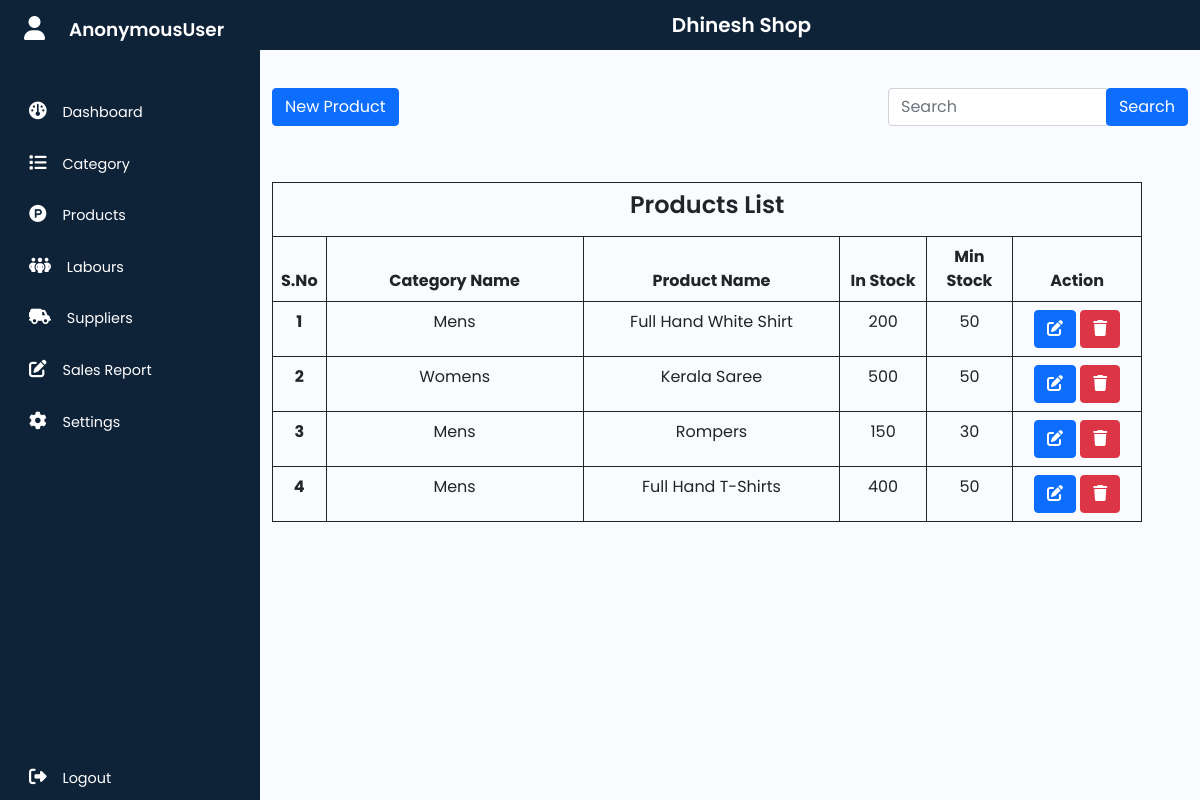
Page /manageproduct/ on the committed database.
### Inventory_app/models.py (models this page shows)
class Settings(models.Model):
    store_name=models.CharField(max_length=100,null=False, blank=False)

class Product(models.Model):
    cat_name=models.ForeignKey(Category, on_delete=models.CASCADE)
    product_name=models.CharField(max_length=50, null=False, blank=False)
    in_stock=models.IntegerField(null=True, blank=True)
    min_stock=models.IntegerField(null=True, blank=True)

class Category(models.Model):
    cat_name=models.CharField(max_length=50, null=False, blank=False)
    def __str__(self):
        return self.cat_name

### Inventory_app/views.py (the view)
# urls.py: path('manageproduct/',views.ProductManage, name='manageproduct'),
def ProductManage(request):
    product_data=Product.objects.all()
    return render(request, "Manage_Products.html", {"data":product_data})

### Inventory_app/context_processors.py (called while the page is built)
def my_model_data(request):
    data = Settings.objects.all()
    return {'my_model_data': data}

### templates/Manage_Products.html (shortened to what this page needs)
{% extends 'main.html' %}
{% load static %}
{% block content %}
            <section>
                <div class="container">
                    <div class="row ">
                        <div class="col-lg-6 ">
                            <div class="input-group mb-2 mt-4">
                                <a href="{% url 'newproduct'  %}" class="btn btn-primary">New Product</a>
                            </div>
                        </div>
                        <div class="col-lg-6">
                          <div class="input-group mb-2 mt-4 float-end" style="width: 300px;">
                              <input type="text" class="form-control w-4" placeholder="Search" id="searchInput">
                              <div class="input-group-append" >
                                <button class="btn btn-primary text-white " type="button" onclick="searchTable()">Search</button>
                              </div>
                          </div>
                      </div>
                    </div>
                    <div class="row">
                        <div class="col-lg-12">
                            <table class="table table-bordered border-dark table table-hover  mt-5" style="width: 95%; border:1px solid black ;" id="dataTable">
                                <thead >
                                  <tr>
                                    <th colspan="6" class="text-center"><h1>Products List</h1></th>
                                  </tr>
                                  <tr class="text-center">
                                    <th scope="col" style="width: 5%;">S.No</th>
                                    <th scope="col" style="width: 30%;">Category Name</th>
                                    <th scope="col" style="width: 30%;">Product Name</th>
                                    <th scope="col" style="width: 10%;">In Stock</th>
                                    <th scope="col" style="width: 10%;">Min Stock</th>
                                    <th scope="col" style="width: 20%;">Action</th>
                                  </tr>
                                </thead>
                                <tbody>
                                  {% for datas in data %}
                                  <tr class="text-center">
                                    <th scope="row">{{forloop.counter}}</th>
                                    <td>{{datas.cat_name}}</td>
                                    <td>{{datas.product_name}}</td>
                                    <td>{{datas.in_stock}}</td>
                                    <td>{{datas.min_stock}}</td>
                                    <td><a href="/editproduct/{{datas.id}}" type="button" class="btn btn-primary"><i class="fa-solid fa-pen-to-square"></i></a> <a href="/delete_product/{{datas.id}}"><button type="button" class="btn btn-danger"><i class="fa-solid fa-trash"></i></button></a></td>
                                  </tr>
                                  {% endfor %}
                                </tbody>
                              </table>
                        </div>
                    </div>
                </div>
             </section>
{% endblock content %}

### templates/main.html (shortened to what this page needs)
{% load static %}
<!DOCTYPE html>
<html lang="en">
<head>
    <link href="https://cdn.jsdelivr.net/npm/bootstrap@5.0.2/dist/css/bootstrap.min.css" rel="stylesheet">
    <link href="https://cdnjs.cloudflare.com/ajax/libs/font-awesome/6.6.0/css/all.min.css" rel="stylesheet">
    <link rel="stylesheet" href="{% static 'assets\css\style.css' %}">
</head>
<body>
    <div class="wrapper">
        <aside id="sidebar" >
            <div class="d-flex">
                <button class="toggle-btn" type="button">
                    <i class="fa-solid fa-user"></i>
                </button>
                <div class="sidebar-logo">
                    <a href="#">{{request.user}}</a>
                </div>
            </div>
            <ul class="sidebar-nav ">
                <li class="sidebar-item">
                    <a href="{% url 'dashboard'  %}" class="sidebar-link">
                        <i class="fa-solid fa-gauge"></i>
                        <span>Dashboard</span>
                    </a>
                </li>
                <li class="sidebar-item">
                    <a href="{% url 'category'  %}" class="sidebar-link">
                        <i class="fa-solid fa-list"></i>
                        <span>Category</span>
                    </a>
                </li>
                <li class="sidebar-item">
                    <a href="{% url 'manageproduct'  %}" class="sidebar-link">
                        <i class="fa-brands fa-product-hunt"></i>
                        <span>Products</span>
                    </a>
                </li>
                <li class="sidebar-item">
                    <a href="{% url 'managelabour'  %}" class="sidebar-link">
                        <i class="fa-solid fa-people-group"></i>
                        <span>Labours</span>
                    </a>
                </li>
                <li class="sidebar-item">
                    <a href="{% url 'managesupplier'  %}" class="sidebar-link">
                        <i class="fa-solid fa-truck-field"></i>
                        <span>Suppliers</span>
                    </a>
                </li>
                <li class="sidebar-item">
                    <a href="{% url 'salesreport'  %}" class="sidebar-link">
                        <i class="fa-solid fa-pen-to-square"></i>
                        <span>Sales Report</span>
                    </a>
                </li>
                <li class="sidebar-item">
                    <a href="{% url 'settings'  %}" class="sidebar-link">
                        <i class="fa-solid fa-gear"></i>
                        <span>Settings</span>
                    </a>
                </li>
            </ul>
            <div class="sidebar-footer">
                <a href="{% url 'logout' %}" class="sidebar-link">
                    <i class="fa-solid fa-right-from-bracket"></i>
                    <span>Logout</span>
                </a>
            </div>
        </aside>
        <div class="main">
            <nav class="navbar navbar-fixed">
                <div class="container-fluid ">
                    {% for item in my_model_data %}
                        <h1 class="navbar-brand  text-white">{{item.store_name}}</h1>
                    {% endfor %}
                </div>
            </nav>
            {% block content %}
            {% endblock content %}
        </div>
    </div>
</body>
</html>

### static/assets/css/style.css (style rules this page uses)
a { text-decoration:none; }
li { list-style: none; }
h1 { font-weight: 600; font-size: 1.5rem; }
body { font-family: 'Poppins', sans-serif; }
.wrapper { display: flex; }
.main { min-height: 100vh; width: 100%; overflow: hidden; transition: all 0.35s ease-in-out; background-color: #fafbfe; }
#sidebar { width: 260px; min-width: 260px; height: 100vh; z-index: 1000; transition: all .25s ease-in-out; background-color: #0e2238; display: flex; flex-direction: column; position: sticky; top: 0; }
.toggle-btn { background-color: transparent; cursor: pointer; border: 0; padding: 1rem 1.5rem; }
.toggle-btn i { font-size: 1.5rem; color: #FFF; }
.sidebar-logo { margin: auto 0; }
.sidebar-logo a { color: #FFF; font-size: 1.15rem; font-weight: 600; }
.sidebar-nav { padding: 2rem 0; flex: 1 1 auto; }
a.sidebar-link { padding: .625rem 1.625rem; color: #FFF; display: block; font-size: 0.9rem; white-space: nowrap; border-left: 3px solid transparent; }
.sidebar-link i { font-size: 1.1rem; margin-right: .75rem; }
.sidebar-item { position: relative; padding-bottom: 10px; }
.main nav { background-color: #0e2238; }
nav div h1 { margin: 0 34%; }
.navbar-fixed { position: fixed; top: 0; width: 100%; z-index: 1000; background-color: #333; }
section { padding-top: 8vh; padding-bottom: 22vh; }
section { padding-top: 8vh; }

### rows in the picture
Settings: store_name "Dhinesh Shop"
Product: cat_name "Mens", product_name "Full Hand White Shirt", in_stock "200", min_stock "50"
Product: cat_name "Womens", product_name "Kerala Saree", in_stock "500", min_stock "50"
Product: cat_name "Mens", product_name "Rompers", in_stock "150", min_stock "30"
Product: cat_name "Mens", product_name "Full Hand T-Shirts", in_stock "400", min_stock "50"

### other values in the picture
{{ request.user }} "AnonymousUser"
